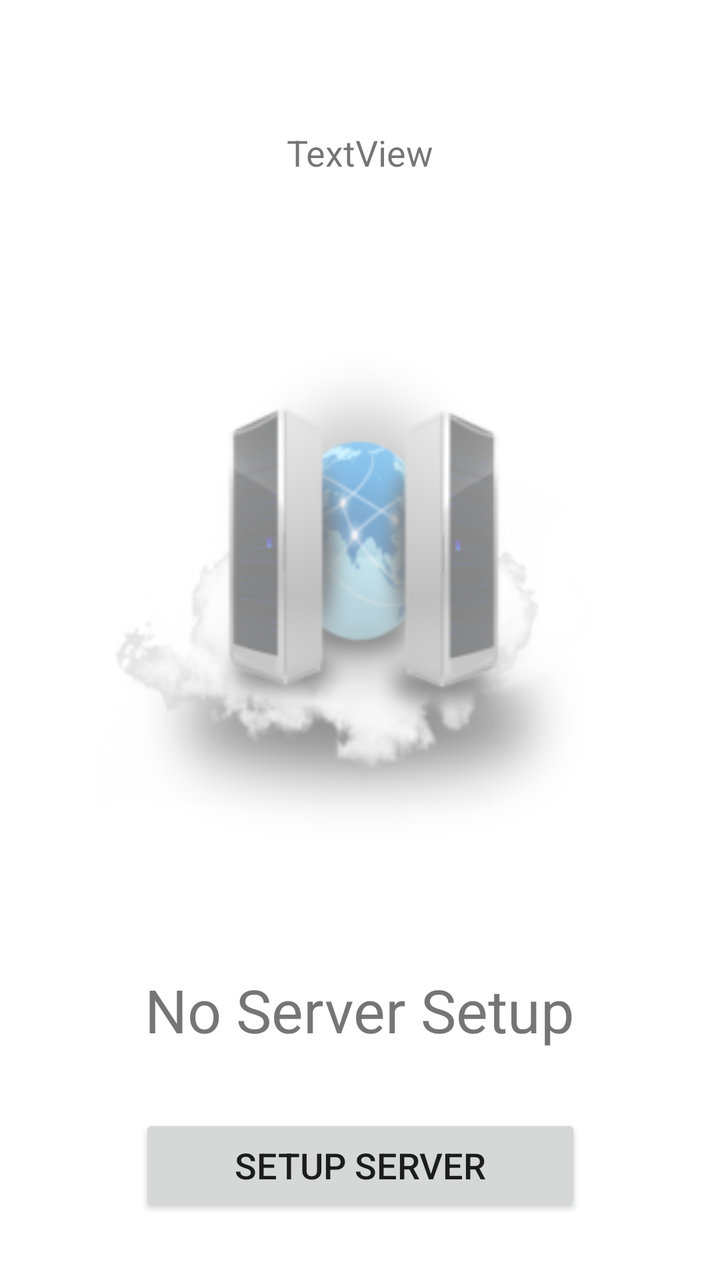
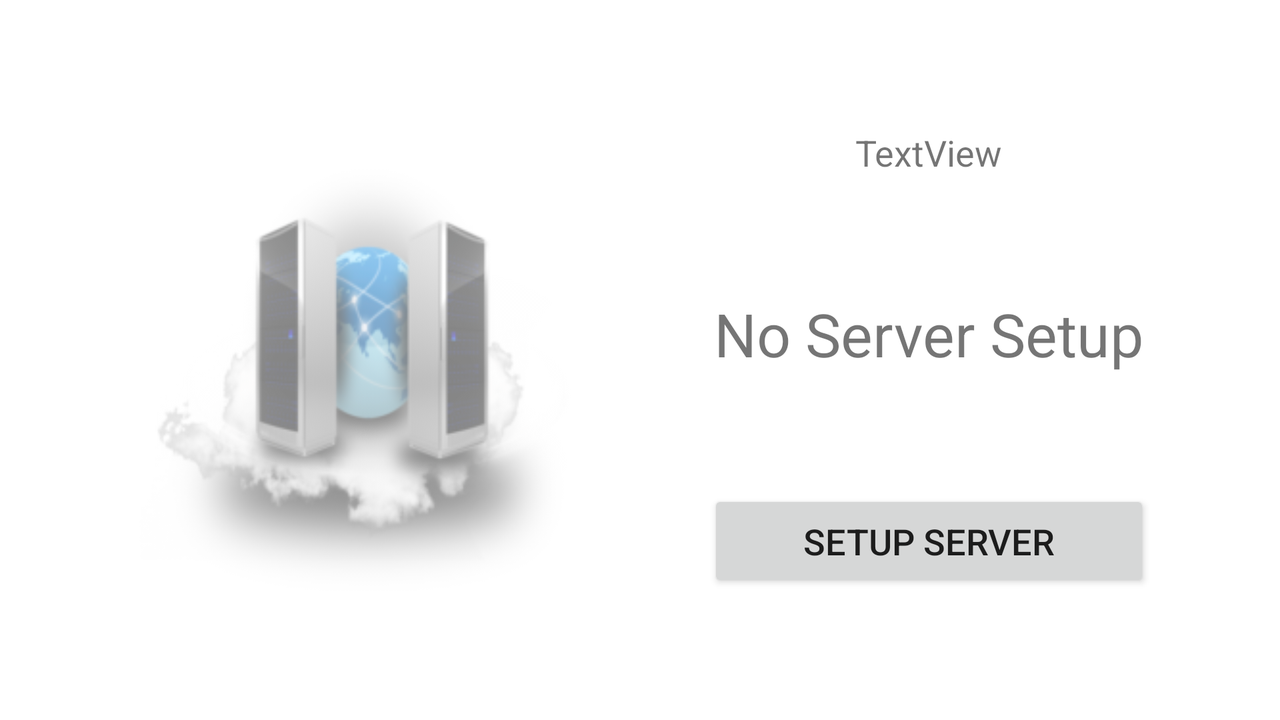

The same Android screen from two of the app's own layout files: first res/layout/ as a phone draws it, then the author's variant for another configuration, drawn on a device whose configuration selects that folder. Both files follow.
<!-- AndroidManifest.xml: application theme Theme.MeshCentralAgent -->
<!-- res/layout/main_fragment.xml -->
<?xml version="1.0" encoding="utf-8"?>
<androidx.constraintlayout.widget.ConstraintLayout xmlns:android="http://schemas.android.com/apk/res/android"
    xmlns:app="http://schemas.android.com/apk/res-auto"
    xmlns:tools="http://schemas.android.com/tools"
    android:id="@+id/MainFragment"
    android:layout_width="match_parent"
    android:layout_height="match_parent"
    tools:context=".MainFragment">

    <TextView
        android:id="@+id/agentStatusTextview"
        android:layout_width="wrap_content"
        android:layout_height="wrap_content"
        android:layout_marginBottom="32dp"
        android:text="@string/no_server_setup"
        android:textSize="30sp"
        app:layout_constraintBottom_toTopOf="@id/agentActionButton"
        app:layout_constraintEnd_toEndOf="parent"
        app:layout_constraintStart_toStartOf="parent" />

    <Button
        android:id="@+id/agentActionButton"
        android:layout_width="221dp"
        android:layout_height="51dp"
        android:layout_marginBottom="32dp"
        android:text="@string/setup_server"
        android:textSize="18sp"
        app:layout_constraintBottom_toBottomOf="parent"
        app:layout_constraintEnd_toEndOf="parent"
        app:layout_constraintStart_toStartOf="parent" />

    <TextView
        android:id="@+id/serverNameTextView"
        android:layout_width="wrap_content"
        android:layout_height="wrap_content"
        android:layout_marginTop="64dp"
        android:gravity="center|center_horizontal"
        android:text="TextView"
        android:textSize="18sp"
        app:layout_constraintEnd_toEndOf="parent"
        app:layout_constraintStart_toStartOf="parent"
        app:layout_constraintTop_toTopOf="parent" />

    <ImageView
        android:id="@+id/mainImageView"
        android:layout_width="0dp"
        android:layout_height="0dp"
        android:alpha=".5"
        android:scaleType="fitCenter"
        android:src="@mipmap/ic_launcher_foreground"
        app:layout_constraintBottom_toTopOf="@+id/agentStatusTextview"
        app:layout_constraintEnd_toEndOf="parent"
        app:layout_constraintHorizontal_bias="0.492"
        app:layout_constraintStart_toStartOf="parent"
        app:layout_constraintTop_toBottomOf="@+id/serverNameTextView"
        app:layout_constraintVertical_bias="0.43" />
</androidx.constraintlayout.widget.ConstraintLayout>
<!-- resources referenced by this layout -->
<resources>
  <!-- mipmap ic_launcher_foreground: png bitmap (mipmap-hdpi, 19509 bytes) -->
  <string name="no_server_setup">No Server Setup</string>
  <string name="setup_server">Setup Server</string>
  <style name="Theme.MeshCentralAgent" parent="Theme.MaterialComponents.DayNight.DarkActionBar">
          
          <item name="colorPrimary">@color/mesh_blue</item>
          <item name="colorPrimaryVariant">@color/mesh_blue_dark</item>
          <item name="colorOnPrimary">@color/white</item>
          
          <item name="colorSecondary">@color/mesh_blue_light</item>
          <item name="colorSecondaryVariant">@color/mesh_blue</item>
          <item name="colorOnSecondary">@color/black</item>
          
          <item name="android:statusBarColor" tools:targetApi="l">?attr/colorPrimaryVariant</item>
          
      </style>
  <color name="mesh_blue">#215487</color>
  <color name="mesh_blue_dark">#052F59</color>
  <color name="white">#FFFFFFFF</color>
  <color name="mesh_blue_light">#2C5E90</color>
  <color name="black">#FF000000</color>
</resources>
<!-- res/layout-land/main_fragment.xml (the author's variant of the layout above) -->
<!-- drawn on the phone turned sideways -->
<?xml version="1.0" encoding="utf-8"?>
<androidx.constraintlayout.widget.ConstraintLayout xmlns:android="http://schemas.android.com/apk/res/android"
    xmlns:app="http://schemas.android.com/apk/res-auto"
    xmlns:tools="http://schemas.android.com/tools"
    android:id="@+id/MainFragment"
    android:layout_width="match_parent"
    android:layout_height="match_parent"
    tools:context=".MainFragment">

    <TextView
        android:id="@+id/agentStatusTextview"
        android:layout_width="wrap_content"
        android:layout_height="wrap_content"
        android:layout_marginEnd="64dp"
        android:text="@string/no_server_setup"
        android:textSize="30sp"
        app:layout_constraintBottom_toTopOf="@+id/agentActionButton"
        app:layout_constraintEnd_toEndOf="parent"
        app:layout_constraintStart_toEndOf="@+id/mainImageView"
        app:layout_constraintTop_toBottomOf="@+id/serverNameTextView" />

    <Button
        android:id="@+id/agentActionButton"
        android:layout_width="221dp"
        android:layout_height="51dp"
        android:layout_marginEnd="64dp"
        android:layout_marginBottom="64dp"
        android:text="@string/setup_server"
        android:textSize="18sp"
        app:layout_constraintBottom_toBottomOf="parent"
        app:layout_constraintEnd_toEndOf="parent"
        app:layout_constraintStart_toEndOf="@+id/mainImageView" />

    <TextView
        android:id="@+id/serverNameTextView"
        android:layout_width="wrap_content"
        android:layout_height="wrap_content"
        android:layout_marginTop="64dp"
        android:layout_marginEnd="64dp"
        android:gravity="center|center_horizontal"
        android:text="TextView"
        android:textSize="18sp"
        app:layout_constraintEnd_toEndOf="parent"
        app:layout_constraintStart_toEndOf="@+id/mainImageView"
        app:layout_constraintTop_toTopOf="parent" />

    <ImageView
        android:id="@+id/mainImageView"
        android:layout_width="337dp"
        android:layout_height="311dp"
        android:layout_marginStart="16dp"
        android:alpha=".5"
        android:scaleType="fitCenter"
        android:src="@mipmap/ic_launcher_foreground"
        app:layout_constraintBottom_toBottomOf="parent"
        app:layout_constraintStart_toStartOf="parent"
        app:layout_constraintTop_toTopOf="parent" />
</androidx.constraintlayout.widget.ConstraintLayout>
